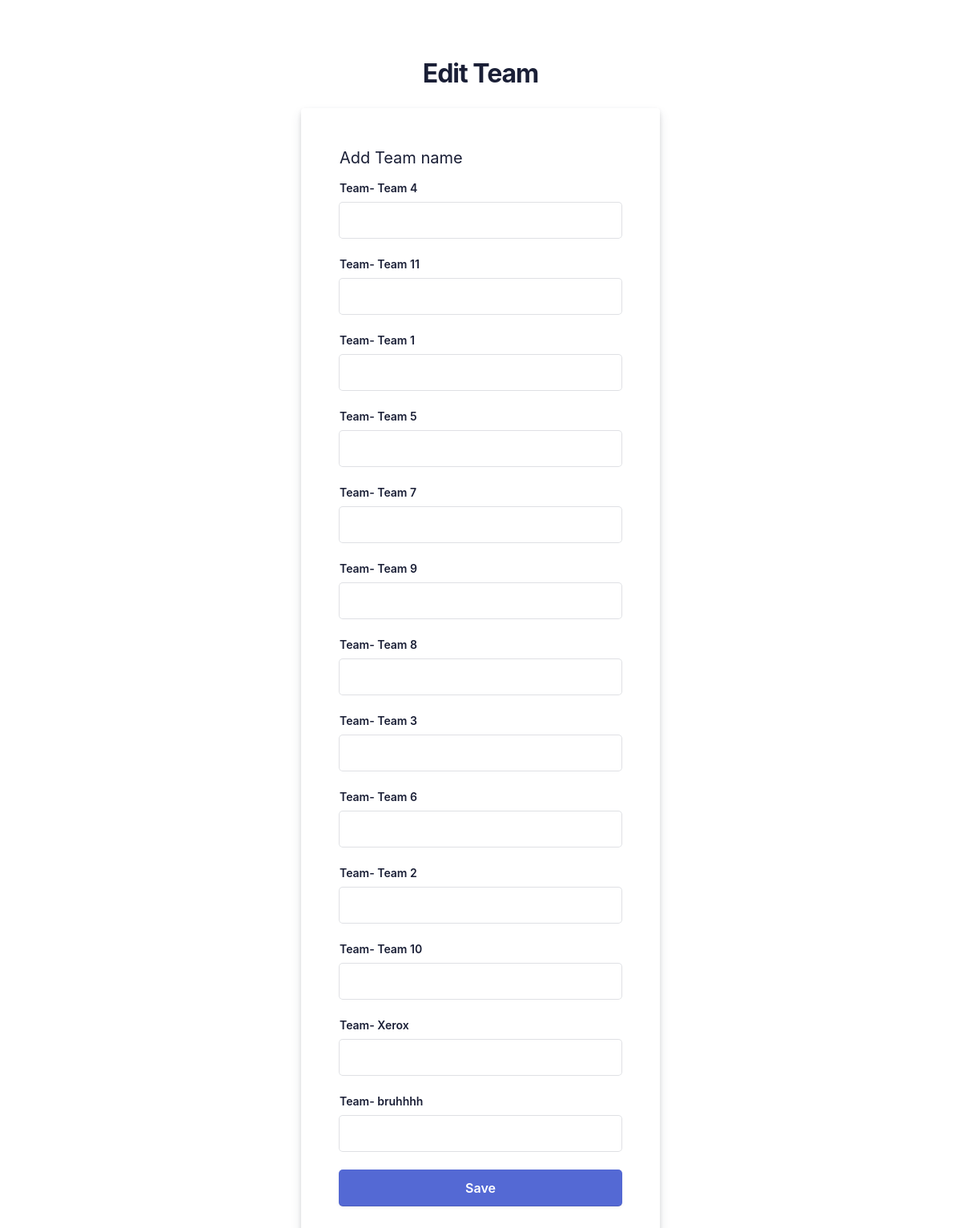
Page /editTeam/3/ on the committed database.
### tourneys/models.py (models this page shows, shortened)
class Team(models.Model):
	tem_id = models.BigAutoField(primary_key=True)
	tem_name = models.CharField(max_length=50,null=True,unique=False)
	tem_pos= models.IntegerField(null=True,unique=False)
	tem_Round= models.IntegerField(null=True,unique=False)
	eve_n=models.ForeignKey(Event,on_delete=models.CASCADE)

### tourneys/views.py (the view, shortened to what this page needs)
# urls.py: path("editTeam/<int:pk_e>/",views.editTeam,name="editTeam"),
def editTeam(request,pk_e):
    tem=Team.objects.filter(eve_n=pk_e)
    orig=[]
    for i in tem:
        orig.append(i.tem_name)
    context={'tem':tem}
    return render(request,'tourneys/team_edit.html',context)

### tourneys/templates/tourneys/team_edit.html (shortened to what this page needs)
{% load static %}
<html>
    <head>
        <link rel="stylesheet" type="text/css" href="{% static '/css/team_edit.css' %}">
    </head>
    <body>
        <div class="login-root">
            <div class="box-root flex-flex flex-direction--column" style="min-height: 100vh;flex-grow: 1;">
                <div class="box-root padding-top--24 flex-flex flex-direction--column"
                    style="flex-grow: 1; z-index: 9;">
                    <div class="box-root padding-top--48 padding-bottom--24 flex-flex flex-justifyContent--center">
                        <h1>Edit Team</h1>
                    </div>
                    <div class="formbg-outer">
                        <div class="formbg">
                            <div class="formbg-inner padding-horizontal--48">
                                <span class="padding-bottom--15">Add Team name</span>
                                <form id="stripe-login" method="POST">
                                    {% for i in tem %}
                                    <div class="field padding-bottom--24">
                                        <label for="name">Team- {{i.tem_name}}</label>
                                        <input type="text" name="Team-{{ forloop.counter }}">
                                    </div>
                                    {% endfor %}
                                    <div class="field padding-bottom--24">
                                        <input type="submit" name="submit" value="Save">
                                    </div>
                                </form>
                            </div>
                        </div>
                    </div>
                </div>
            </div>
        </div>
    </body>
</html>

### static/css/team_edit.css (style rules this page uses)
* { padding: 0; margin: 0; color: #1a1f36; box-sizing: border-box; word-wrap: break-word; font-family: -apple-system,BlinkMacSystemFont,Segoe UI,Roboto,Helvetica Neue,Ubuntu,sans-serif; }
body { min-height: 100%; background-color: #ffffff; }
h1 { letter-spacing: -1px; }
.login-root { background: #fff; display: flex; width: 100%; min-height: 100vh; overflow: hidden; }
.flex-flex { display: flex; }
.box-root { box-sizing: border-box; }
.flex-direction--column { -ms-flex-direction: column; flex-direction: column; }
.padding-top--24 { padding-top: 24px; }
.padding-top--48 { padding-top: 48px; }
.padding-bottom--24 { padding-bottom: 24px; }
.padding-horizontal--48 { padding: 48px; }
.padding-bottom--15 { padding-bottom: 15px; }
.flex-justifyContent--center { -ms-flex-pack: center; justify-content: center; }
.formbg { margin: 0px auto; width: 100%; max-width: 448px; background: white; border-radius: 4px; box-shadow: rgba(60, 66, 87, 0.12) 0px 7px 14px 0px, rgba(0, 0, 0, 0.12) 0px 3px 6px 0px; }
span { display: block; font-size: 20px; line-height: 28px; color: #1a1f36; }
label { margin-bottom: 10px; }
.reset-pass a,label { font-size: 14px; font-weight: 600; display: block; }
.field input { font-size: 16px; line-height: 28px; padding: 8px 16px; width: 100%; min-height: 44px; border: unset; border-radius: 4px; outline-color: rgb(84 105 212 / 0.5); background-color: rgb(255, 255, 255); box-shadow: rgba(0, 0, 0, 0) 0px 0px 0px 0px, rgba(0, 0, 0, 0) 0px 0px 0px 0px, rgba(0, 0, 0, 0) 0px 0px 0px 0px, rgba(60, 66, 87, 0.16) 0px 0px 0px 1px, rgba(0, 0, 0, 0) 0px 0px 0px 0px, rgba(0, 0, 0, 0) 0px 0px 0px 0px, rgba(0, 0, 0, 0) 0px 0px 0px 0px; }
input[type="submit"] { background-color: rgb(84, 105, 212); box-shadow: rgba(0, 0, 0, 0) 0px 0px 0px 0px, rgba(0, 0, 0, 0) 0px 0px 0px 0px, rgba(0, 0, 0, 0.12) 0px 1px 1px 0px, rgb(84, 105, 212) 0px 0px 0px 1px, rgba(0, 0, 0, 0) 0px 0px 0px 0px, rgba(0, 0, 0, 0) 0px 0px 0px 0px, rgba(60, 66, 87, 0.08) 0px 2px 5px 0px; color: #fff; font-weight: 600; cursor: pointer; }

### rows in the picture
Team: tem_name "Team 4"
Team: tem_name "Team 11"
Team: tem_name "Team 1"
Team: tem_name "Team 5"
Team: tem_name "Team 7"
Team: tem_name "Team 9"
Team: tem_name "Team 8"
Team: tem_name "Team 3"
Team: tem_name "Team 6"
Team: tem_name "Team 2"
Team: tem_name "Team 10"
Team: tem_name "Xerox"
Team: tem_name "bruhhhh"
